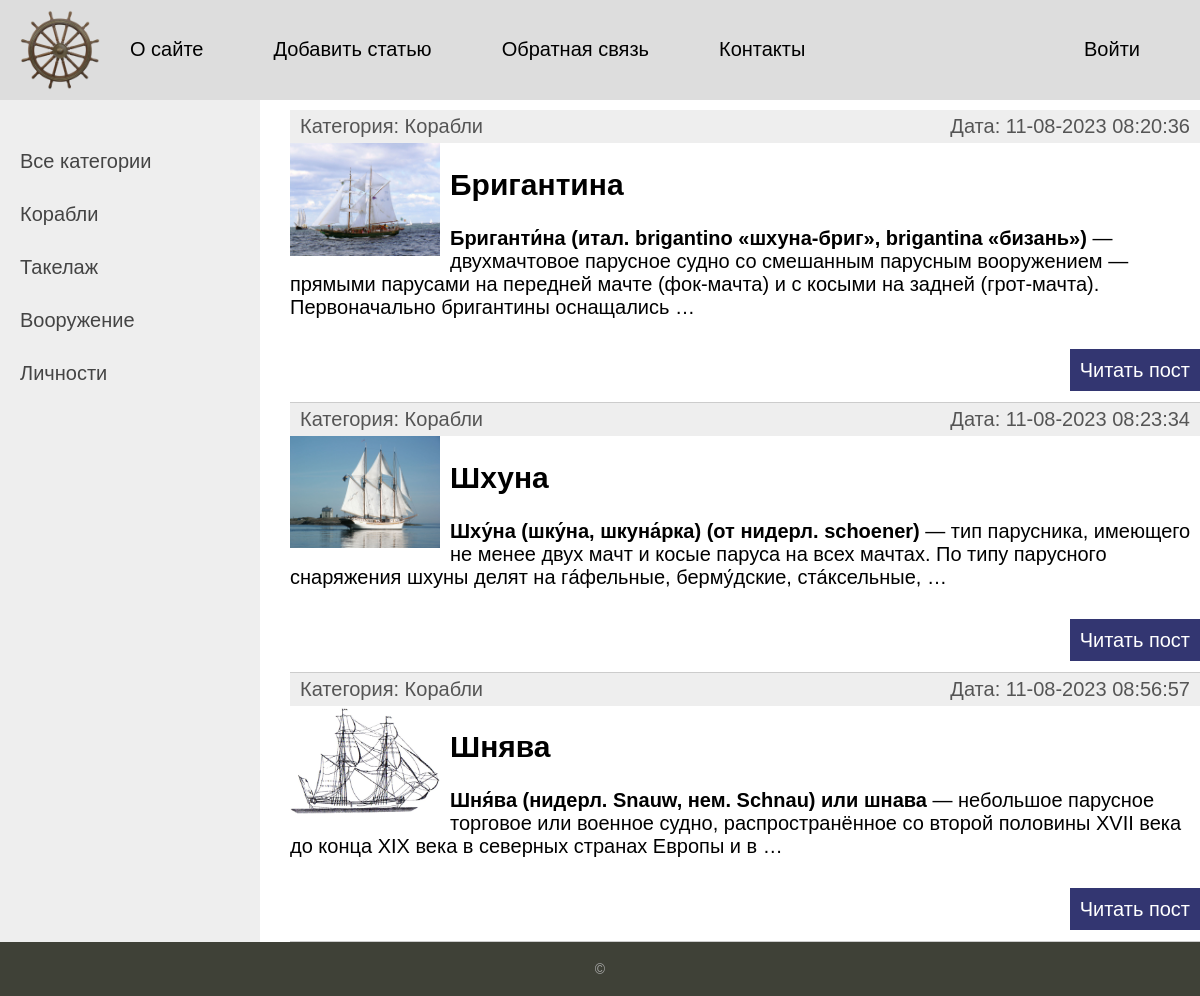
The page /category/korabli/ on the database as committed earlier.
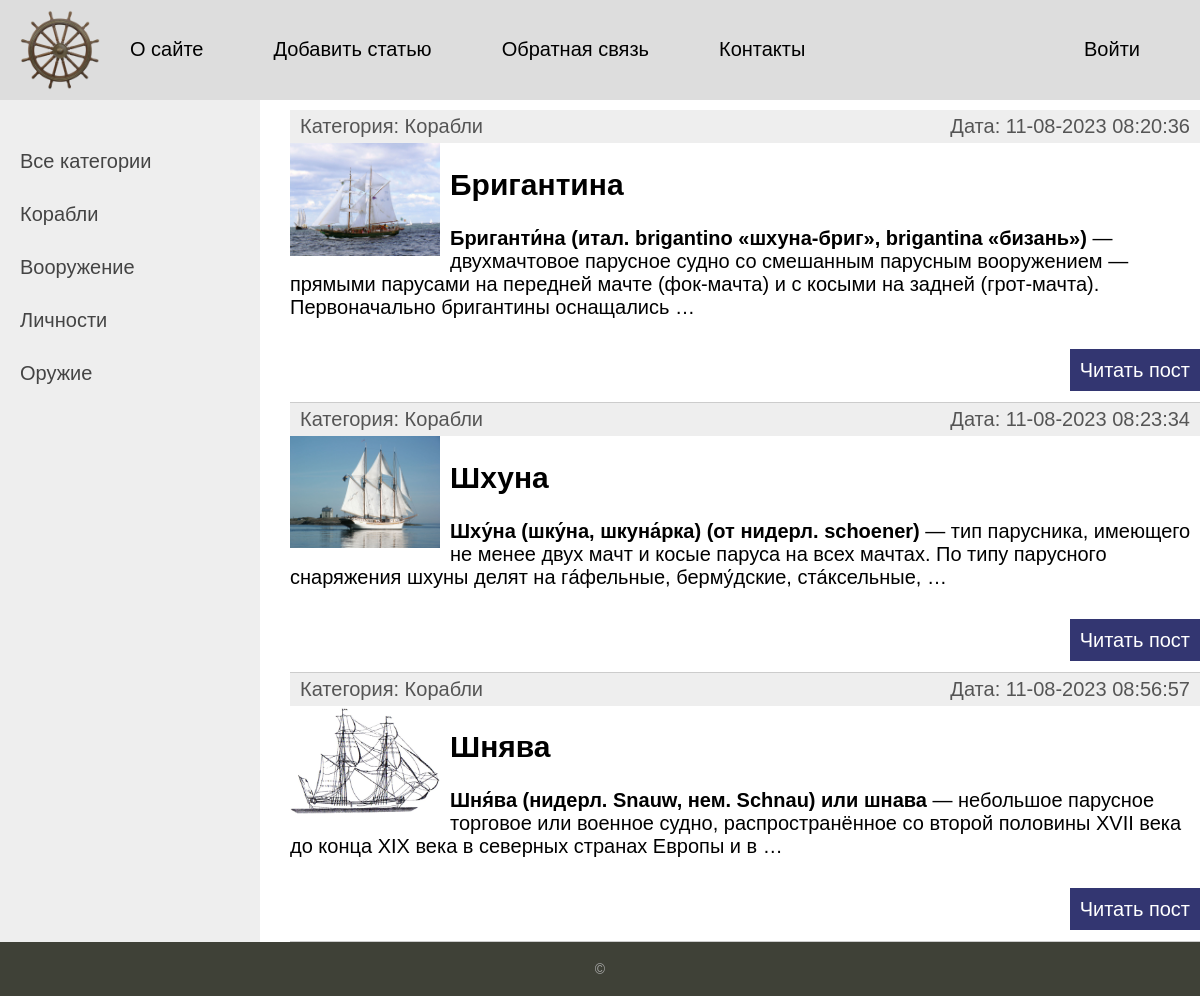
The same page on the database as committed later.
### wiki/models.py (models this page shows, shortened)
class Category (models.Model):
    name = models.CharField(max_length=100, db_index=True, verbose_name='Категория')
    slug = models.SlugField(max_length=255, unique=True, db_index=True, verbose_name="URL")
    description = models.TextField(blank=True, verbose_name='Описание категории')
    def __str__(self):
        return self.name
    def get_absolute_url(self):
        return reverse('category', kwargs={'cat_slug': self.slug})
    class Meta:
        verbose_name = 'Категорию'
        verbose_name_plural = 'Категории'
        ordering = ['id']

class Wiki(models.Model):
    title = models.CharField(max_length=255, verbose_name='Заголовок')
    slug = models.SlugField(max_length=255, unique=True, db_index=True, verbose_name="URL")
    content = models.TextField(blank=True, verbose_name='Текст статьи')
    photo = models.ImageField(upload_to="photos/%Y/%m/%d/", verbose_name='Фото')
    time_create = models.DateTimeField(auto_now_add=True, verbose_name='Время создания')
    time_update = models.DateTimeField(auto_now=True, verbose_name='Время изменения')
    is_published = models.BooleanField(default=True, verbose_name='Публикация')
    cat = models.ForeignKey('Category', on_delete=models.PROTECT, verbose_name='Категория')
    def get_absolute_url(self):
        return reverse('post', kwargs={'post_slug': self.slug})
    class Meta:
        verbose_name = 'База знаний'
        verbose_name_plural = 'База знаний'
        ordering = ['time_create', 'title']

### wiki/views.py (the view)
# urls.py: path('category/<slug:cat_slug>/', WikiCategory.as_view(), name='category'),
class WikiCategory(ListView):
    model = Wiki
    template_name = 'wiki/index.html'
    context_object_name = 'posts'
    allow_empty = False
    def get_context_data(self, *, object_list=None, **kwargs):
        context = super().get_context_data(**kwargs)
        context['menu'] = menu
        context['title'] = 'Категория: ' + str(context['posts'][0].cat)
        return context
    def get_queryset(self):
        return Wiki.objects.filter(cat__slug=self.kwargs['cat_slug'], is_published=True)

### wiki/templatetags/wiki_tags.py (called while the page is built)
@register.inclusion_tag('wiki/list_categories.html')
def show_categories(sort=None, cat_selected=0):
    if not sort:
        cats = Category.objects.all()
    else:
        cats = Category.objects.order_by(sort)
    return {'cats': cats, 'cat_selected':cat_selected}

### wiki/templates/wiki/index.html (shortened to what this page needs)
{% extends 'wiki/base.html' %}
{% block content %}
<ul class="list-articles">
		{% for p in posts %}
				<li>
					<div class="article-panel">
						<p class="first">Категория: {{ p.cat }}</p>
						<p class="last">Дата: {{ p.time_update|date:"d-m-Y H:i:s" }}</p>
					</div>
					{% if p.photo %}
						<img class="img-article-left thumb" src="{{p.photo.url}}">
					{% endif %}
					<h2>{{p.title}}</h2>
		{% autoescape off %}
		{{p.content|linebreaks|truncatewords:30}}
		{% endautoescape %}
				<p class="link-read-post"><a href="{{ p.get_absolute_url }}">Читать пост</a></p>
				</li>
		{% endfor %}
</ul>
{% endblock %}

### wiki/templates/wiki/list_categories.html
{% for c in cats %}
         <li><a href="{{ c.get_absolute_url }}">{{c.name}}</a></li>
{% endfor %}

Rows that differ between the two databases and show on the page:
removed Category: name "Такелаж"
added Category: name "Оружие"
